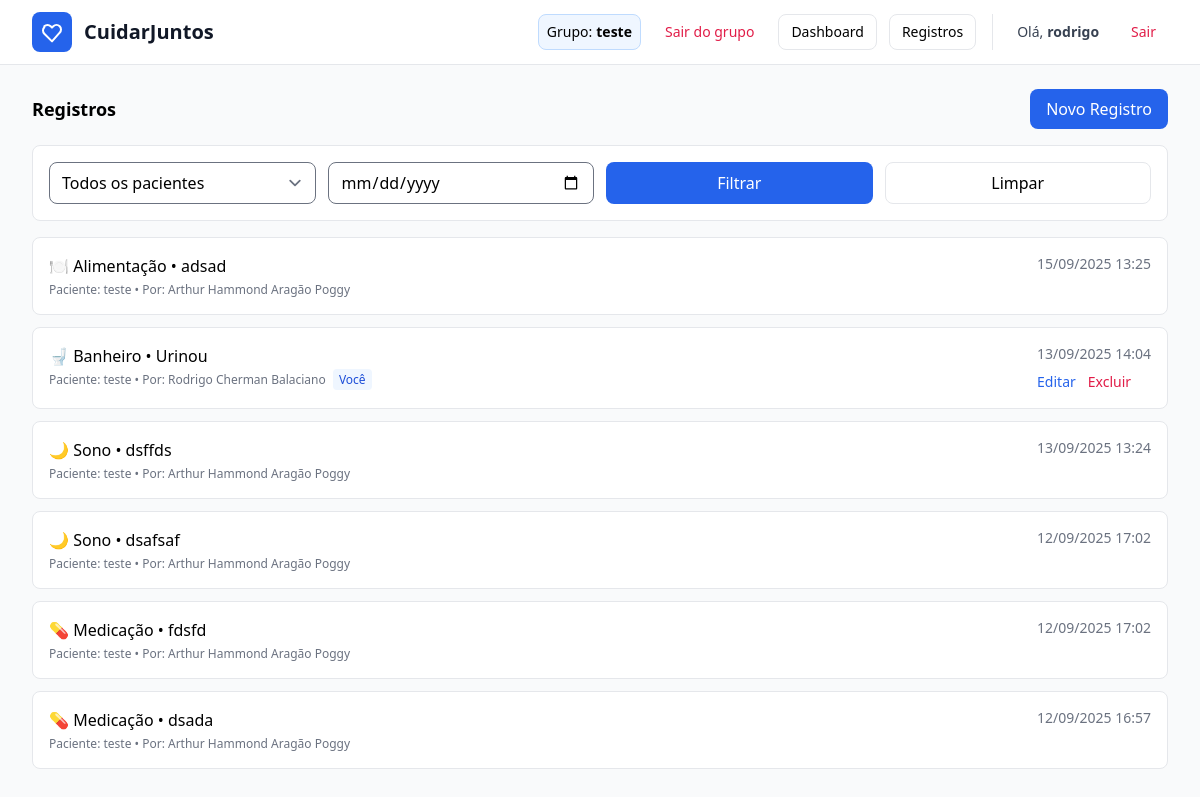
The app's page /care/records/ (signed in), older data.
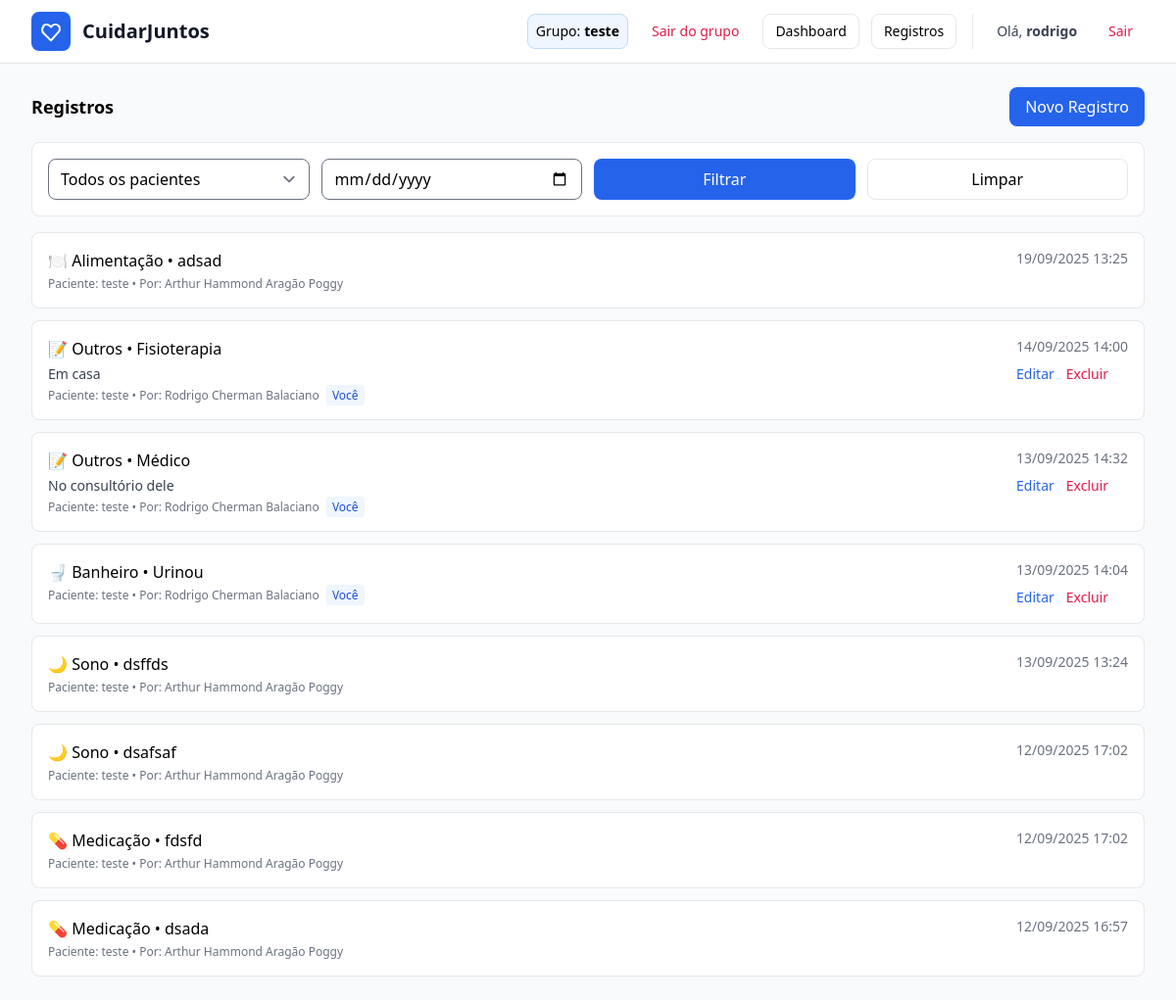
The same page, newer data.
### care/models.py (models this page shows, shortened)
class CareRecord(models.Model):
    class Type(models.TextChoices):
        MEDICATION = "medication", "Medicação"
        MEAL       = "meal",       "Alimentação"
        VITAL      = "vital",      "Sinais Vitais"
        ACTIVITY   = "activity",   "Atividade"
        SLEEP      = "sleep",      "Sono"
        BATHROOM   = "bathroom",   "Banheiro"
        OTHER      = "other",      "Outros"
    class Status(models.TextChoices):
        PENDING = "pending", "Pendente"
        DONE    = "done",    "Realizada"
        MISSED  = "missed",  "Não realizado"
    patient     = models.ForeignKey(Patient, on_delete=models.CASCADE, related_name="records")
    caregiver   = models.CharField("Cuidador", max_length=120)
    type        = models.CharField("Tipo", max_length=20, choices=Type.choices, default=Type.MEDICATION)
    what        = models.CharField("O que", max_length=200)
    description = models.TextField("Descrição", blank=True)
    date        = models.DateField("Data", db_index=True)
    time        = models.TimeField("Hora")
    timestamp   = models.DateTimeField("Criado em", auto_now_add=True)
    created_by  = models.ForeignKey(
        User, on_delete=models.CASCADE, related_name="care_records",
        null=True, blank=True, db_index=True
    )
    status = models.CharField("Status", max_length=10, choices=Status.choices, default=Status.PENDING, db_index=True)
    class Meta:
        ordering = ["-date", "-time"]
        indexes = [models.Index(fields=["patient", "date"])]

class Patient(models.Model):
    name = models.CharField("Nome", max_length=120)
    birth_date = models.DateField("Nascimento", null=True, blank=True)
    notes = models.TextField("Observações / Dados de saúde", blank=True)
    created_by = models.ForeignKey(
        User, on_delete=models.CASCADE, related_name="patients",
        null=True, blank=True, db_index=True
    )
    user = models.OneToOneField(
        User, on_delete=models.SET_NULL, related_name="as_patient",
        null=True, blank=True
    )
    def __str__(self):
        return self.name

### care/views.py (the view)
# urls.py: path("records/", RecordList.as_view(), name="record-list"),
class RecordList(LoginRequiredMixin, ListView):
    model = CareRecord
    template_name = "care/record_list.html"
    context_object_name = "records"
    def get_queryset(self):
        if self.request.user.is_superuser:
            return CareRecord.objects.select_related("patient")
        p = users_patient(self.request.user)
        return CareRecord.objects.filter(patient=p).select_related("patient") if p else CareRecord.objects.none()
    def get_context_data(self, **kwargs):
        ctx = super().get_context_data(**kwargs)
        p = users_patient(self.request.user)
        ctx["patients"] = [p] if p else []
        return ctx

### care/context_processors.py (called while the page is built)
def current_group(request):
    if not request.user.is_authenticated:
        return {"current_group": None, "current_group_membership": None}
    try:
        gm = GroupMembership.objects.select_related("group").get(user=request.user)
        return {"current_group": gm.group, "current_group_membership": gm}
    except GroupMembership.DoesNotExist:
        return {"current_group": None, "current_group_membership": None}

### care/views.py (called while the page is built)
def user_group(user):
    try:
        return user.group_membership
    except GroupMembership.DoesNotExist:
        return None

def users_patient(user):
    gm = user_group(user)
    return gm.group.patient if gm else None

### templates/care/record_list.html (shortened to what this page needs)
{% extends 'base.html' %}
{% block content %}
<div class="mb-4 flex items-center justify-between">
  <h2 class="text-lg font-semibold">Registros</h2>
  <a href="{% url 'care:record-create' %}" class="bg-blue-600 text-white px-4 py-2 rounded-lg hover:bg-blue-700">
    Novo Registro
  </a>
</div>
<form class="bg-white border rounded-lg p-4 mb-4 grid grid-cols-1 md:grid-cols-4 gap-3">
  <select name="patient" class="border rounded-lg px-3 py-2">
    <option value="">Todos os pacientes</option>
  </select>
  <input type="date" name="date" value="{{ date }}" class="border rounded-lg px-3 py-2">
  <button class="bg-blue-600 text-white px-4 py-2 rounded-lg hover:bg-blue-700">Filtrar</button>
  <a class="border px-4 py-2 rounded-lg text-center hover:bg-gray-50" href="?">Limpar</a>
</form>
<div class="space-y-3">
  {% for r in records %}
    <div class="bg-white border rounded-lg p-4">
      <div class="flex items-start justify-between gap-4">
        <div class="min-w-0">
          <div class="font-medium truncate">
            {% if r.type == 'medication' %}💊{% elif r.type == 'sleep' %}🌙
            {% elif r.type == 'meal' %}🍽️{% elif r.type == 'bathroom' %}🚽
            {% elif r.type == 'activity' %}🏃{% else %}📝{% endif %}
            {{ r.get_type_display }}{% if r.what %} • {{ r.what }}{% endif %}
          </div>
          {% if r.description %}
            <p class="text-sm text-gray-700 mt-1 break-words">{{ r.description }}</p>
          {% endif %}
          <p class="text-xs text-gray-500 mt-1">
            Paciente: {{ r.patient }} • Por: {{ r.caregiver }}
            {% if r.created_by_id == request.user.id %}<span class="ml-1 px-1.5 py-0.5 rounded bg-blue-50 text-blue-700">Você</span>{% endif %}
          </p>
        </div>
        <div class="text-right shrink-0">
          <div class="text-sm text-gray-500">
            {{ r.date|date:"d/m/Y" }} {{ r.time|time:"H:i" }}
          </div>
          {% if r.created_by_id == request.user.id or request.user.is_superuser %}
            <div class="mt-2 flex items-center gap-3 text-sm">
              <a class="text-blue-600 hover:underline" href="{% url 'care:record-update' r.pk %}">Editar</a>
              <a class="text-rose-600 hover:underline" href="{% url 'care:record-delete' r.pk %}">Excluir</a>
            </div>
          {% endif %}
        </div>
      </div>
    </div>
  {% empty %}
    <p class="text-gray-500">Nenhum registro.</p>
  {% endfor %}
</div>
{% endblock %}

Row changes from the older to the newer data that the page shows:
changed CareRecord "Alimentação": date "15/09/2025" → "19/09/2025"
added CareRecord: type "Outros", what "Fisioterapia", description "Em casa", patient "teste", caregiver "Rodrigo Cherman Balaciano", shows "Você", date "14/09/2025", time "14:00", shows "Editar"
added CareRecord: type "Outros", what "Médico", description "No consultório dele", patient "teste", caregiver "Rodrigo Cherman Balaciano", shows "Você", date "13/09/2025", time "14:32", shows "Editar"
